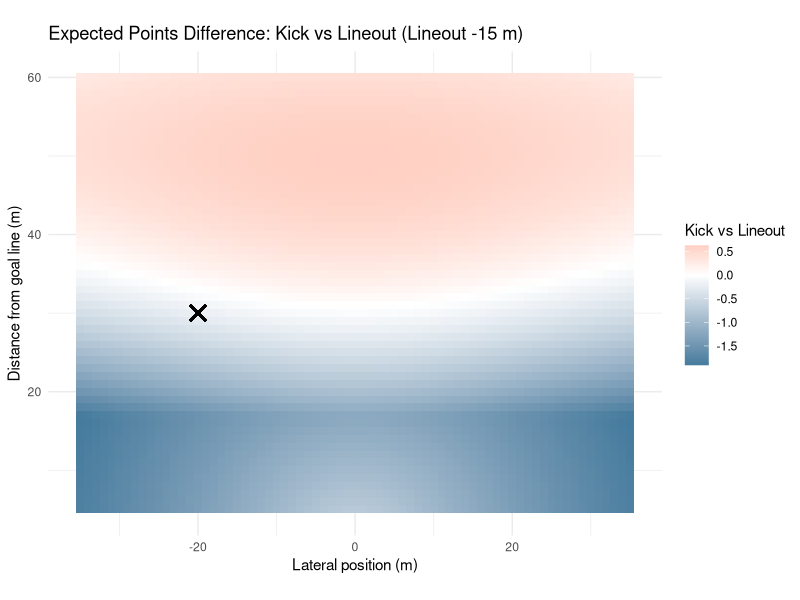
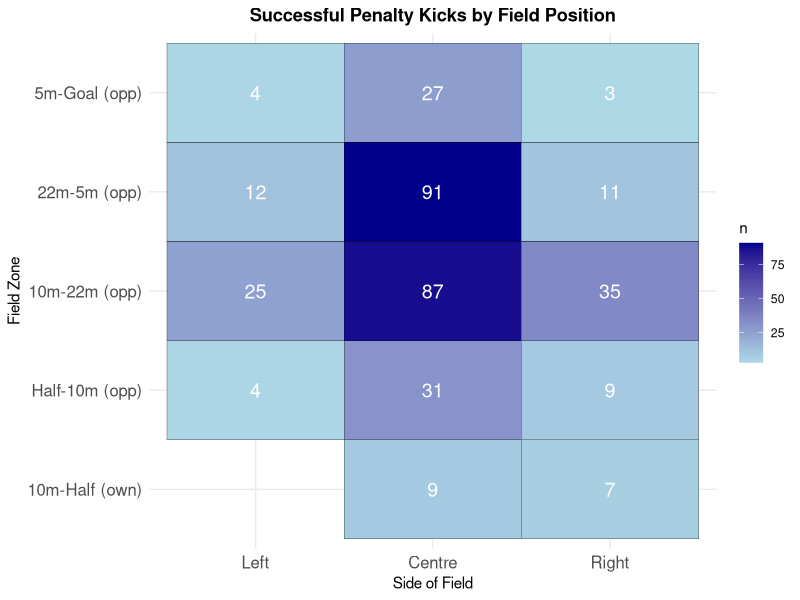
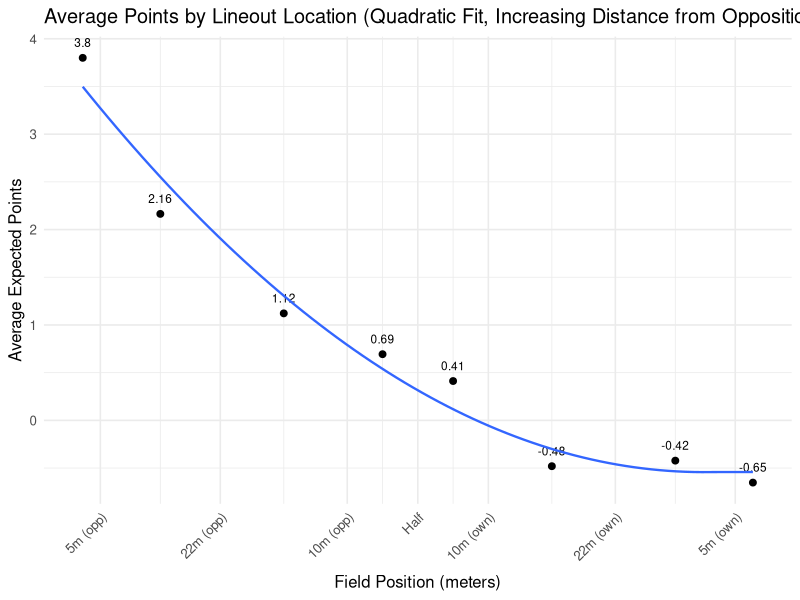
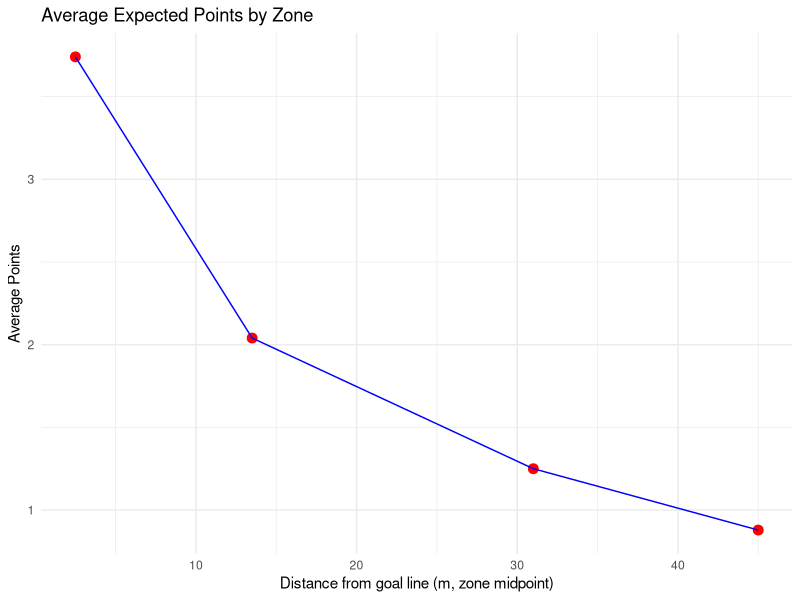
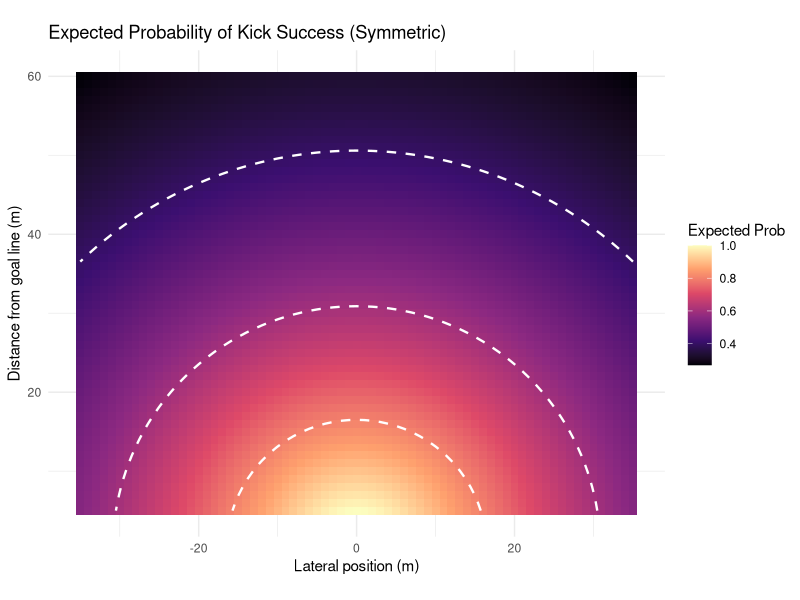
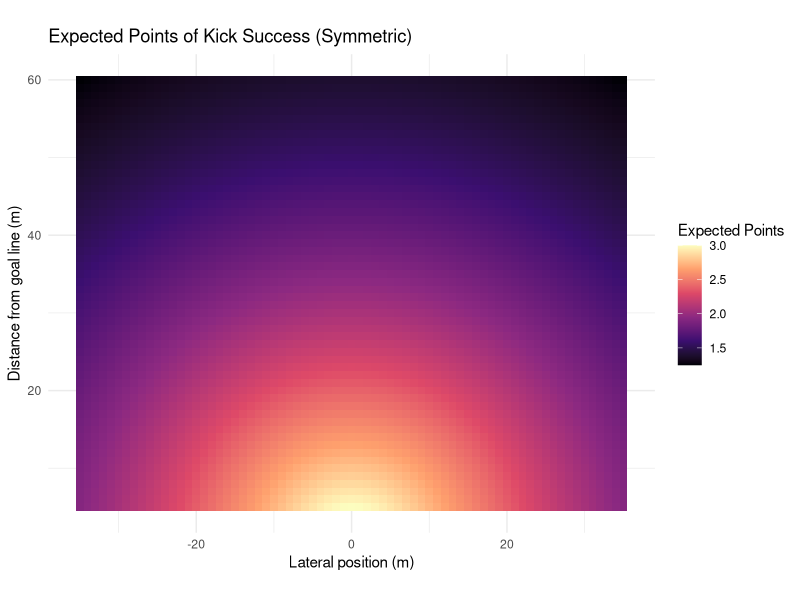
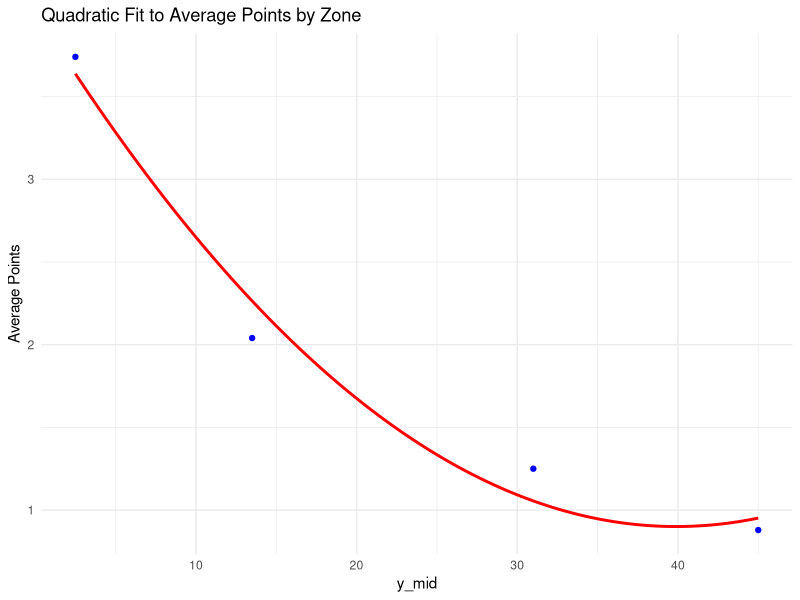
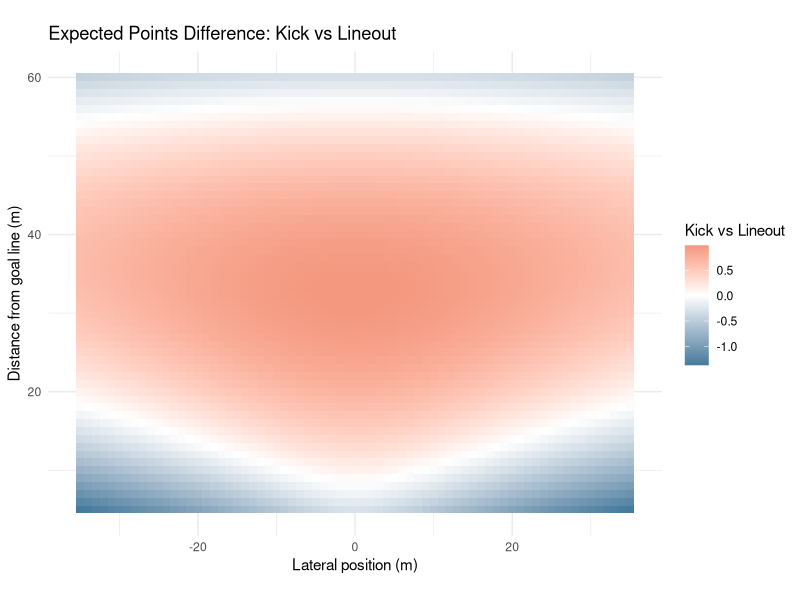

Write the R code that produced these figures, in order.
##################
### REFERENCES ###
##################

## Links to Article
# https://www.data-ruck.com/blog/predicting-kicks-outcome/
# https://journals.sagepub.com/doi/10.1177/22150218251365220

## Data Download Link
# https://zenodo.org/api/records/13851563/files-archive

# Goal Kicking Data
# https://www.sciencedirect.com/science/article/pii/S1440244014000255


################
### PACKAGES ###
################

# install.packages("patchwork")
library(patchwork)

# install.packages("stringr")
library(stringr)

# install.packages("tidyverse")
library(tidyverse)

# install.packages("dplyr")
library(dplyr)

#################
### DATA LOAD ###
#################

# run from project directory (or within .Rproj)
phase_data = read_csv("data/phase_2018-19.csv")
# preview data
head(phase_data)

########################
### DATA EXPLORATION ###
#######################

# location where the phase began, determined determined by the metre lines dividing the pitch
unique(phase_data$Location)

# period between subsequent rucks
unique(phase_data$Phase)

# location on the pitch where the phase began, determined by the lineout lines dividing the pitch
unique(phase_data$Side)

# how did the play start?
unique(phase_data$Play_Start)

# upon scoring, the event was assigned to all phases since the previous scoring event
unique(phase_data$Outcome)

# points difference (I'm assuming for whoever has possession of the ball)
## oftentimes this is from perspective of the home team, but if it flips back and forth w/ possession then you're right
unique(phase_data$Points_Difference)

# remove instances when cards occur
phase_data <- phase_data %>%
  filter(
    Red_Cards_Own == 0,
    Red_Cards_Opp == 0,
    Yellow_Cards_Own == 0,
    Yellow_Cards_Opp == 0
  ) %>%
  select(-Red_Cards_Own, -Red_Cards_Opp, -Yellow_Cards_Own, -Yellow_Cards_Opp)

# get restarts
restarts <- phase_data %>%
  filter(Play_Start == "Restart Kick", Phase ==1)

# list of unique restart locations
unique(restarts$Location)

# successfulpenalty kicks and locations
successful_penalty_kicks <- phase_data %>%
  arrange(ID) %>% 
  mutate(
    prev_location = lag(Location),          # previous play location
    prev_team = lag(Team_In_Poss),          # previous team in possession
    prev_side = lag(Side),                  # previous side
    score_change = Points_Difference - lag(Points_Difference),
    
    # flip certain "own" zones to "opp"
    prev_location = case_when(
      prev_location == "Goal-5m (own)"   ~ "5m-Goal (opp)",
      prev_location == "5m-22m (own)"    ~ "22m-5m (opp)",
      prev_location == "22m-10m (own)"   ~ "10m-22m (opp)",
      TRUE ~ prev_location
    )
  ) %>%
  # isolate for 3-point scores
  filter(
    abs(score_change) == 3
  ) %>%
  select(ID, Round, Home, Away, Location, prev_location, prev_team, prev_side, Points_Difference, Outcome)
# preview data
print(successful_penalty_kicks)


# mapping successful penalty kicks

zone_levels <- c("Goal-5m (own)", "5m-22m (own)", "22m-10m (own)", "10m-Half (own)",
                 "Half-10m (opp)", "10m-22m (opp)", "22m-5m (opp)", "5m-Goal (opp)")

successful_penalty_kicks <- successful_penalty_kicks %>%
  mutate(
    prev_location = factor(prev_location, levels = zone_levels),
    prev_side = factor(prev_side, levels = c("Left", "Centre", "Right"))
  )

field_counts <- successful_penalty_kicks %>%
  count(prev_location, prev_side)

p1 <- ggplot(field_counts, aes(x = prev_side, y = prev_location, fill = n)) +
  geom_tile(color = "black") +
  geom_text(aes(label = n), color = "white", size = 5) +
  scale_fill_gradient(low = "lightblue", high = "darkblue") +
  labs(title = "Successful Penalty Kicks by Field Position",
       x = "Side of Field",
       y = "Field Zone") +
  theme_minimal() +
  theme(
    axis.text.x = element_text(size = 12),
    axis.text.y = element_text(size = 12),
    plot.title = element_text(hjust = 0.5, face = "bold")
  )

ggsave("plots/penalty_kicks_by_position.png", p1, width = 10, height = 8, dpi = 300)

# expected points of lineout in different locations

phase_data <- phase_data %>%
  mutate(
    # extract signed numbers inside parentheses: (+3), (-3), etc.
    points = str_extract(Outcome, "[-+]?\\d+") %>% as.numeric(),
    
    # handle cases with no number (e.g. "no score", turnovers)
    points = ifelse(is.na(points), 0, points)
  )

zones <- c(
  "5m-Goal (opp)",
  "22m-5m (opp)",
  "10m-22m (opp)",
  "Half-10m (opp)",
  "10m-Half (own)",
  "22m-10m (own)",
  "5m-22m (own)",
  "Goal-5m (own)"
)

lineouts_clean <- phase_data %>%
  filter(
    Play_Start == "Lineout",
    Location %in% zones,
    Phase == 1
  ) %>%
  arrange(Round, Home, Away, Team_In_Poss, desc(Seconds_Remaining)) %>%
  group_by(Round, Home, Away, Team_In_Poss, Points_Difference, Outcome) %>%
  mutate(time_gap = lag(Seconds_Remaining) - Seconds_Remaining,
         too_close = !is.na(time_gap) & time_gap < 200) %>%
  slice_head(n = 1) %>%
  ungroup()

expected_points_by_zone <- lineouts_clean %>%
  group_by(Location) %>%
  summarise(
    n_phases = n(),
    avg_points = mean(points, na.rm = TRUE),
    total_points = sum(points, na.rm = TRUE),
    .groups = "drop"
)

print(expected_points_by_zone)

# Expected Points of Lineout All Areas of the pitch

zones_order <- c(
  "5m-Goal (opp)",
  "22m-5m (opp)",
  "10m-22m (opp)",
  "Half-10m (opp)",
  "10m-Half (own)",
  "22m-10m (own)",
  "5m-22m (own)",
  "Goal-5m (own)"
)

expected_points_by_zone <- lineouts_clean %>%
  group_by(Location) %>%
  summarise(
    n_phases = n(),
    avg_points = mean(points, na.rm = TRUE),
    total_points = sum(points, na.rm = TRUE),
    .groups = "drop"
  ) %>%
  mutate(Location = factor(Location, levels = zones_order)) %>%
  arrange(Location)

# Print Table
print(expected_points_by_zone)

# Plot of Meteres vs Expected Points of Lineout

field_lines <- c(5, 22, 40, 50, 60, 78, 95)
line_names <- c("5m (opp)", "22m (opp)", "10m (opp)", "Half", "10m (own)", "22m (own)", "5m (own)")

zone_meters <- c(2.5, 13.5, 31, 45, 55, 69, 86.5, 97.5)

expected_points_by_zone$Location <- factor(expected_points_by_zone$Location, levels = zones_order)
expected_points_by_zone$meter_x <- zone_meters[match(as.character(expected_points_by_zone$Location), zones_order)]

# Computing Quadratic Minimum

quad_fit_tmp <- lm(avg_points ~ poly(meter_x, 2), data = expected_points_by_zone)
grid_x <- seq(min(expected_points_by_zone$meter_x, na.rm = TRUE),
              max(expected_points_by_zone$meter_x, na.rm = TRUE),
              length.out = 2000)
pred_tmp <- predict(quad_fit_tmp, newdata = data.frame(meter_x = grid_x))

cap_x <- grid_x[which.min(pred_tmp)]

lineout_plot <- ggplot(expected_points_by_zone, aes(x = meter_x, y = avg_points)) +
  geom_point(size = 2) +
  geom_text(aes(label = round(avg_points, 2)), vjust = -1.2, size = 3, check_overlap = TRUE) +
  geom_smooth(method = "lm", formula = y ~ poly(pmin(x,  cap_x), 2), se = FALSE, linewidth = 0.8) +
  scale_x_continuous(
    breaks = field_lines,
    labels = line_names,
    expand = expansion(add = c(3, 3)),
    limits = c(0, 100)  # ensures full field range
  ) +
  labs(
    title = "Average Points by Lineout Location (Quadratic Fit, Increasing Distance from Opposition Goal Line)",
    x = "Field Position (meters)",
    y = "Average Expected Points"
  ) +
  theme_minimal(base_size = 12) +
  theme(
    axis.text.x = element_text(angle = 45, hjust = 1),
    axis.title.x = element_text(margin = ggplot2::margin(t = unit(8, "pt")))
  )

ggsave("plots/lineout_plot.png", lineout_plot, width = 10, height = 6, dpi = 300)

df <- tibble::tibble(
  y_mid = c(31, 13.5, 2.5, 45),
  avg_points = c(1.25, 2.04, 3.74, 0.879)
)

p2 <- ggplot(df, aes(x = y_mid, y = avg_points)) +
  geom_point(size = 3, color = "red") +
  geom_line(group = 1, color = "blue") +
  labs(
    title = "Average Expected Points by Zone",
    x = "Distance from goal line (m, zone midpoint)",
    y = "Average Points"
  ) +
  theme_minimal()

ggsave("plots/expected_points_by_zone.png", p2, width = 10, height = 6, dpi = 300)

# coefficients from logistic regression (REPLICATE THIS)
beta_angle <- 0.45
beta_distance <- -0.022
intercept <- -1.78

x_vals <- seq(-35, 35, by = 1)
y_vals <- seq(5, 60, by = 1)
grid <- expand.grid(x = x_vals, y = y_vals)

# SET THIS AS DEFAULT VALUE, CORRECT IF NOT SO
post_half_width <- 2.81

# logistic function
logit_prob <- function(angle, distance) {
  1 / (1 + exp(-(beta_angle * angle + beta_distance * distance + intercept)))
}

compute_expected_points <- function(x, y, post_half_width = 2.81) {
  # positions of the posts along the x-axis
  left_post_x  <- -post_half_width
  right_post_x <-  post_half_width
  
  # distances to the posts from kicker at (x, y)
  angle_left  <- atan2(x + left_post_x, y)
  angle_right <- atan2(x - right_post_x, y)
  
  # angular width of target
  angle <- angle_right - angle_left
  
  # logistic probability
  distance <- sqrt(x^2 + y^2)
  prob_raw <- logit_prob(angle, distance)
  
  prob_raw
}

grid <- grid %>%
  mutate(
    prob_raw_pos = compute_expected_points(x, y),
    prob_raw_neg = compute_expected_points(-x, y),  # mirror kicker position
    prob_raw_max = pmax(prob_raw_pos, prob_raw_neg)
  ) %>%
  mutate(
    prob = prob_raw_max / max(prob_raw_max),
    expected_points = prob * 3 + (1-prob)*0.604    # 6.04 obtained from expected points following a 22 meter drop out
  )


# plot symmetric heatmap
thresholds <- c(0.8, 0.6, 0.4, 0.2)

p3 <- ggplot(grid, aes(x = x, y = y, fill = prob)) +
  geom_tile() +
  geom_contour(aes(z = prob),
               breaks = thresholds,
               color = "white",
               linewidth = 0.8,
               linetype = "dashed") +
  scale_fill_viridis_c(option = "magma", name = "Expected Prob") +
  coord_fixed() +
  labs(
    title = "Expected Probability of Kick Success (Symmetric)",
    x = "Lateral position (m)",
    y = "Distance from goal line (m)"
  ) +
  theme_minimal()

ggsave("plots/kick_success_probability.png", p3, width = 12, height = 10, dpi = 300)

p4 <- ggplot(grid, aes(x = x, y = y, fill = expected_points)) +
  geom_tile() +
  scale_fill_viridis_c(option = "magma", name = "Expected Points") +
  coord_fixed() +
  labs(
    title = "Expected Points of Kick Success (Symmetric)",
    x = "Lateral position (m)",
    y = "Distance from goal line (m)"
  ) +
  theme_minimal()

ggsave("plots/expected_points_heatmap.png", p4, width = 12, height = 10, dpi = 300)



# Expected Points after Penalty miss (drop kick from opposition 22m)

all_restarts <- restarts

head(all_restarts)
table(all_restarts$Location)

# Need to Remove All Restarts After Tries and Penalties

restarts_not_after_score <- phase_data %>%
  mutate(
    prev_ID = lag(ID),
    prev_Points = lag(Points_Difference),
    prev_Play = lag(Play_Start),
    prev_Team_In_Poss = lag(Team_In_Poss)
  ) %>%
  filter(
    Phase == 1,
    Play_Start == "Restart Kick",
    !is.na(prev_ID),
    abs(Points_Difference - prev_Points) == 0,
    Seconds_Remaining < 4795,
    !between(Seconds_Remaining, 2390, 2400)
  )



head(restarts_not_after_score)
table(restarts_not_after_score$Location)


# Filtering out unreasonable locations

avg_points_by_location_restarts <- restarts_not_after_score %>%
  group_by(Location) %>%
  summarise(
    n = n(),
    avg_expected_points = mean(points, na.rm = TRUE)
  ) %>%
  arrange(desc(avg_expected_points))

print(avg_points_by_location_restarts)

overall_avg_points_restarts <- restarts_not_after_score %>%
  summarise(overall_avg_expected_points = mean(points, na.rm = TRUE))

print(overall_avg_points_restarts)


# lineout expected points

expected_points_by_zone <- tibble(
  Location = c("10m-22m (opp)", "22m-5m (opp)", "5m-Goal (opp)", "Half-10m (opp)"),
  y_mid = c(31, 13.5, 2.5, 45),
  avg_points = c(1.25, 2.04, 3.74, 0.879)
)

# fit quadratic function
quad_fit <- lm(avg_points ~ poly(y_mid, 2, raw = TRUE), data = expected_points_by_zone)

y_dense <- seq(min(expected_points_by_zone$y_mid),
               max(expected_points_by_zone$y_mid), length.out = 500)

fitted_dense <- predict(quad_fit, newdata = data.frame(y_mid = y_dense))

p5 <- ggplot() +
  geom_point(data = expected_points_by_zone, aes(x = y_mid, y = avg_points), color = "blue") +
  geom_line(aes(x = y_dense, y = fitted_dense), color = "red", linewidth = 1) +
  labs(title = "Quadratic Fit to Average Points by Zone",
       x = "y_mid",
       y = "Average Points") +
  theme_minimal()

ggsave("plots/quadratic_fit.png", p5, width = 10, height = 6, dpi = 300)

interpolate_quad <- function(x) {
  predict(quad_fit, newdata = data.frame(y_mid = x))
}

grid <- grid %>%
  mutate(
    avg_points_interp = interpolate_quad(y),
    point_diff = expected_points - avg_points_interp
  )

# graph of if the lineout takes place at the same distance from goal as kick
p6 <- ggplot(grid, aes(x = x, y = y, fill = point_diff)) +
  geom_tile() +
  scale_fill_gradient2(
    low = "#457B9D",    # darker blue for negative
    mid = "white",       # zero
    high = "#E76F51",   # darker orange/red for positive
    midpoint = 0,
    name = "Kick vs Lineout"
  ) +
  coord_fixed() +
  labs(
    title = "Expected Points Difference: Kick vs Lineout",
    x = "Lateral position (m)",
    y = "Distance from goal line (m)"
  ) +
  theme_minimal()

ggsave("plots/kick_vs_lineout_comparison.png", p6, width = 12, height = 10, dpi = 300)

# with a y shift

y_shifts <- c(0, -5, -10, -15, -20, -25)

plots <- lapply(y_shifts, function(shift) {
  
  grid_shifted <- grid %>%
    mutate(
      avg_points_interp = pmin(interpolate_quad(y + shift), 3.74),  # cap at 3.74
      point_diff = expected_points - avg_points_interp
    )
  
  p <- ggplot(grid_shifted, aes(x = x, y = y, fill = point_diff)) +
    geom_tile() +
    scale_fill_gradient2(
      low = "#457B9D",    # darker blue for negative
      mid = "white",       # zero
      high = "#E76F51",   # darker orange/red for positive
      midpoint = 0,
      name = "Kick vs Lineout"
    ) +
    coord_fixed() +
    labs(
      title = paste("Expected Points Difference: Kick vs Lineout (Lineout", shift, "m)"),
      x = "Lateral position (m)",
      y = "Distance from goal line (m)"
    ) +
    theme_minimal()
  
  # Save each plot
  filename <- paste0("plots/kick_vs_lineout_shift_", abs(shift), "m.png")
  ggsave(filename, p, width = 12, height = 10, dpi = 300)
  
  p
})

# Specific y shift and decision marker

y_shift <- -15

marker_x <- -20
marker_y <- 30

grid_shifted <- grid %>%
  mutate(
    avg_points_interp = pmin(interpolate_quad(y + y_shift), 3.74),
    point_diff = expected_points - avg_points_interp
  )

decision_marker <- ggplot(grid_shifted, aes(x = x, y = y, fill = point_diff)) +
  geom_tile() +
  scale_fill_gradient2(
    low = "#457B9D",    # darker blue for negative
    mid = "white",       # zero
    high = "#E76F51",   # darker orange/red for positive
    midpoint = 0,
    name = "Kick vs Lineout"
  ) +
  coord_fixed() +
  labs(
    title = paste("Expected Points Difference: Kick vs Lineout (Lineout", y_shift, "m)"),
    x = "Lateral position (m)",
    y = "Distance from goal line (m)"
  ) +
  theme_minimal() +
  # Add your marker
  geom_point(aes(x = marker_x, y = marker_y), color = "black", size = 4, shape = 4, stroke = 1.2)

ggsave("plots/kick_vs_lineout_shift_15m_marker.png", decision_marker, width = 12, height = 10, dpi = 300)

decision_marker

marker_value <- grid_shifted %>%
  filter(x == marker_x, y == marker_y) %>%
  select(expected_points, avg_points_interp, point_diff)

marker_value <- marker_value %>%
  mutate(
    expected_points = round(expected_points, 2),
    avg_points_interp = round(avg_points_interp, 2),
    point_diff = round(point_diff, 2)
  )

marker_value


# All Blacks vs South Africa Game

sep_game_data = read_csv("data/All Blacks vs South Africa Game Sep 16th.csv")

sep_game_data <- sep_game_data %>%
  rename(
    x = `x location`,
    y = `y location`
  ) %>%
  mutate(
    x = x - 35
  )
  
sep_game_data <- sep_game_data %>%
  left_join(grid, by = c("x", "y"))

sep_game_data <- sep_game_data %>%
  mutate(
    optimal_decision = if_else(point_diff > 0, "lineout", "kick")
  )

decision_tbl <- sep_game_data %>%
  select(Decision, optimal_decision, point_diff)
print(decision_tbl)

decision_tbl <- decision_tbl %>%
  mutate(
    missed_points = if_else(Decision == optimal_decision, 0, point_diff)
  )
print(decision_tbl)

sum(abs(decision_tbl$missed_points))

# Graphing Decision Boundary

marker_x <- -20
marker_y <- 30
y_shifts <- seq(0, -25, by = -1)

shift_results <- lapply(y_shifts, function(shift) {
  grid_shifted <- grid %>%
    mutate(
      avg_points_interp = pmin(interpolate_quad(y + shift), 3.74),
      point_diff = expected_points - avg_points_interp
    )
  
  marker_val <- grid_shifted %>%
    mutate(dist = sqrt((x - marker_x)^2 + (y - marker_y)^2)) %>%
    slice_min(dist, n = 1) %>%
    select(expected_points, avg_points_interp)
  
  tibble(
    y_shift = shift,
    expected_points = marker_val$expected_points,
    avg_points_interp = marker_val$avg_points_interp
  )
}) %>%
  bind_rows()

shift_results_long <- shift_results %>%
  pivot_longer(
    cols = c(expected_points, avg_points_interp),
    names_to = "Option",
    values_to = "Expected_Points"
  )

delta_intercept <- ggplot(shift_results_long, aes(x = y_shift, y = Expected_Points, color = Option)) +
  geom_line(size = 1.2) +
  geom_point(size = 2) +
  theme_minimal() +
  labs(
    title = paste("Expected Points vs Lineout Shift at (", marker_x, ",", marker_y, ")"),
    x = "Lineout Shift (m)",
    y = "Expected Points",
    color = "Option"
  )

ggsave("plots/delta_intercept_graph.png", delta_intercept, width = 12, height = 10, dpi = 300)
